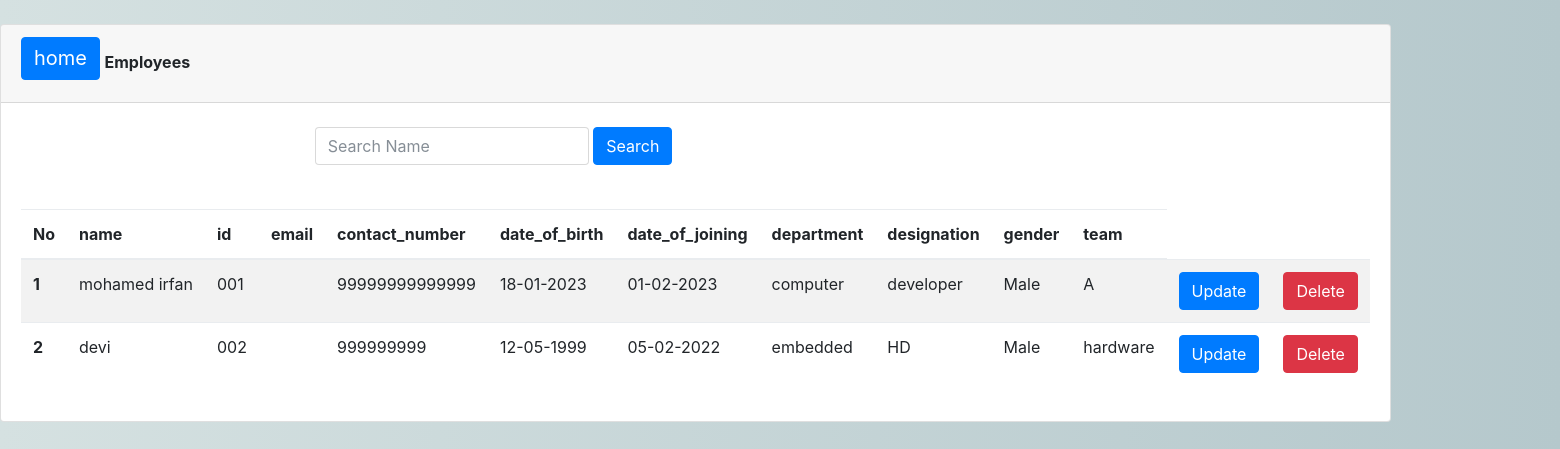
/employee_view/, run on an earlier commit of the app's database.
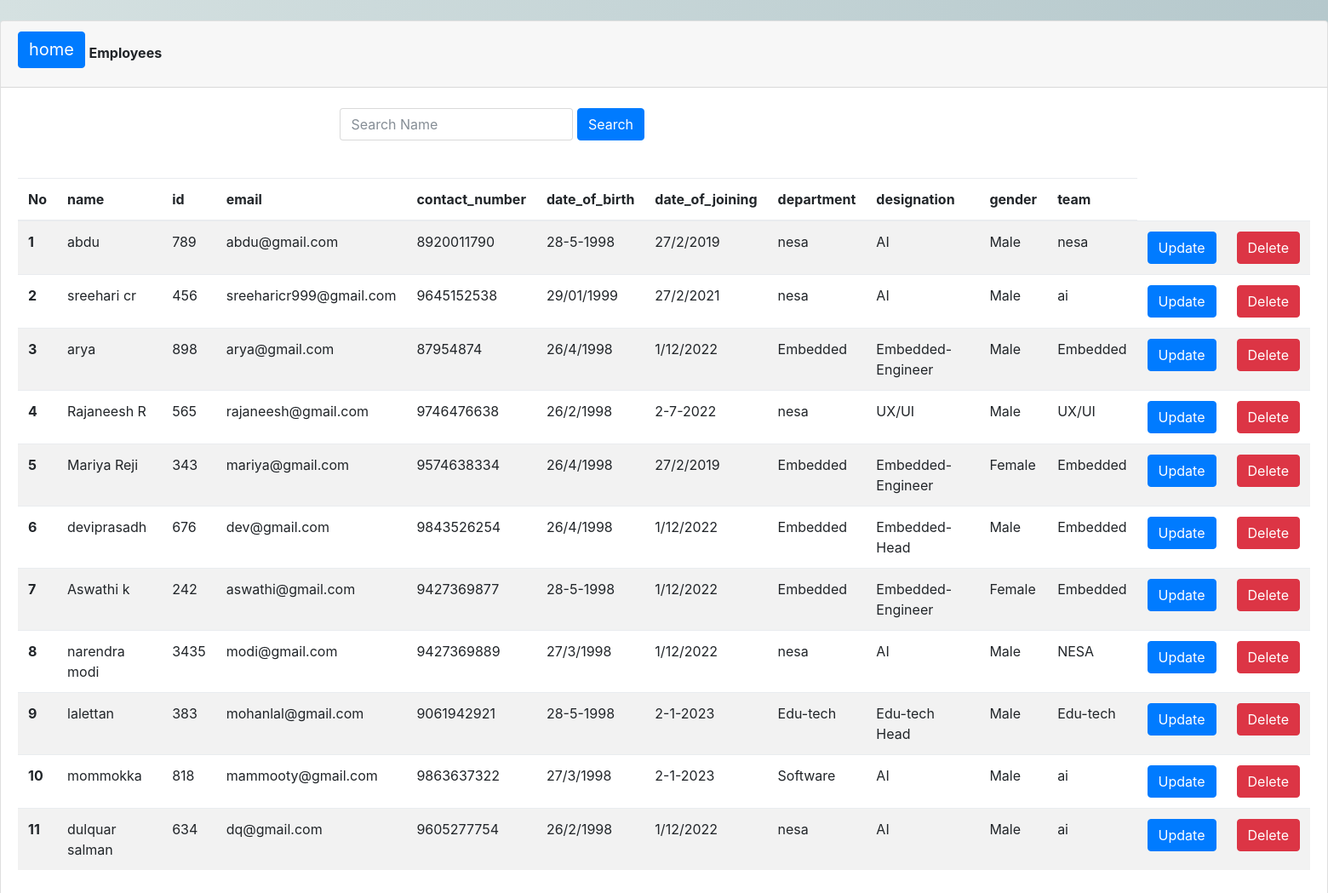
And on a later commit of the database.
### app/models.py (models this page shows, shortened)
class Employee(models.Model):
	user = models.OneToOneField(Login, on_delete=models.CASCADE, related_name='user')
	id = models.CharField(primary_key=True, max_length=10)
	name=models.CharField(max_length=50)
	contact_number = models.CharField(max_length=50)
	date_of_birth = models.CharField(max_length=50)
	date_of_joining = models.CharField(max_length=50)
	department = models.CharField(max_length=50)
	designation = models.CharField(max_length=50)
	gender = models.CharField(max_length=50, choices=sex_choice)
	team = models.CharField(max_length=50)

class Login(AbstractUser):
	is_user=models.BooleanField(default=False)
	email=models.EmailField(max_length=255,unique=True)
	USERNAME_FIELD ='email'
	REQUIRED_FIELDS = ['username']

### app/views.py (the view)
# urls.py: path('employee_view/', views.employee_view, name='employee_view'),
def employee_view(request):
    n = Employee.objects.all()
    userFilter = EmployeeFilter(request.GET, queryset=n)
    n = userFilter.qs
    context = {
        'employee': n,
        'userFilter': userFilter,
    }
    return render(request, 'admintemp/user.html', context)

### app/templates/admintemp/user.html (shortened to what this page needs)
{% extends 'base.html' %}
{% block content %}
<div>
    <div class="card">
        <div class="card-header">
            <a class="btn btn-primary"  href="{% url 'index' %}" style="font-size: 20px; margin-bottom: 10px;">home</a>
            <strong class="card-title">Employees</strong>
        </div>
        <br>
        <div class="row">
            <div class="col-lg-6">
                <form method="get" class="form-inline " style="float:right;">
                    <div class="md-form my-0">
                        {{userFilter.form }}
                        <button class="btn btn-primary mr-2" type="submit">Search</button>
                    </div>
                </form>
            </div>
        </div>
        <br>
        <div class="card-body" >
            <table class="table table-striped">
                <thead>
                <tr>
                    <th scope="col">No</th>
                    <th scope="col">name</th>
                    <th scope="col">id</th>
                    <th scope="col">email</th>
                    <th scope="col">contact_number</th>
                    <th scope="col">date_of_birth</th>
                    <th scope="col">date_of_joining</th>
                    <th scope="col">department</th>
                    <th scope="col">designation</th>
                    <th scope="col">gender</th>
                    <th scope="col">team</th>
                </tr>
                </thead>
                <tbody>
                {% for n in employee %}
                <tr>
                    <th scope="row">{{forloop.counter}}</th>
                    <td>{{n.name}}</td>
                    <td>{{n.id}}</td>
                    <td>{{n.user}}</td>
                    <td>{{n.contact_number}}</td>
                    <td>{{n.date_of_birth}}</td>
                    <td>{{n.date_of_joining}}</td>
                    <td>{{n.department}}</td>
                    <td>{{n.designation}}</td>
                    <td>{{n.gender}}</td>
                    <td>{{n.team}}</td>
                    <td><a href="{% url 'employee_update' n.id %}">
                        <button type="button" class="btn btn-primary">Update</button>
                    </a></td>
                    <td>
                        <form action="{% url 'employee_delete' n.id %}" method="post"
                              style="display: inline;" onsubmit="window.mytest()">
                            <button type="submit"
                                    class="btn btn-danger waves-effect width-md waves-light">Delete
                            </button>
                        </form>
                    </td>
                </tr>
                {% empty %}
                <tr>
                    <td colspan="9"><h3>No Results Found</h3></td>
                </tr>
                {% endfor %}
                </tbody>
            </table>
        </div>
    </div>
</div>
{% endblock %}

### app/templates/base.html (shortened to what this page needs)
{% load static %}
<!DOCTYPE html>
<html>
<head>
	<link href="https://stackpath.bootstrapcdn.com/bootstrap/4.1.3/css/bootstrap.min.css" rel="stylesheet">
	<link rel="stylesheet" href="{% static 'css/bootstrap.css' %}">
	<link rel="stylesheet" href="{% static 'css/main.css' %}">
</head>
<body>
	<br>
	{% block content %}{% endblock %}
</body>
</html>

### app/static/css/main.css (style rules this page uses)
body { background-image: -moz-linear-gradient(0deg, #d5e1e1 0%, #b5c8cc 100%); background-image: -webkit-linear-gradient(0deg, #d5e1e1 0%, #b5c8cc 100%); background-image: -ms-linear-gradient(0deg, #d5e1e1 0%, #b5c8cc 100%); }

What changed in the data, as far as the page shows it:
removed Employee: name "mohamed irfan", id "001", contact_number "99999999999999", date_of_birth "18-01-2023", date_of_joining "01-02-2023", department "computer", designation "developer", gender "Male", team "A"
removed Employee: name "devi", id "002", contact_number "999999999", date_of_birth "12-05-1999", date_of_joining "05-02-2022", department "embedded", designation "HD", gender "Male", team "hardware"
added Employee: name "abdu", id "789", user "abdu@gmail.com", contact_number "8920011790", date_of_birth "28-5-1998", date_of_joining "27/2/2019", department "nesa", designation "AI", gender "Male", team "nesa"
added Employee: name "sreehari cr", id "456", user "sreeharicr999@gmail.com", contact_number "9645152538", date_of_birth "29/01/1999", date_of_joining "27/2/2021", department "nesa", designation "AI", gender "Male", team "ai"
added Employee: name "arya", id "898", user "arya@gmail.com", contact_number "87954874", date_of_birth "26/4/1998", date_of_joining "1/12/2022", department "Embedded", designation "Embedded-Engineer", gender "Male", team "Embedded"
added Employee: name "Rajaneesh R", id "565", user "rajaneesh@gmail.com", contact_number "9746476638", date_of_birth "26/2/1998", date_of_joining "2-7-2022", department "nesa", designation "UX/UI", gender "Male", team "UX/UI"
added Employee: name "Mariya Reji", id "343", user "mariya@gmail.com", contact_number "9574638334", date_of_birth "26/4/1998", date_of_joining "27/2/2019", department "Embedded", designation "Embedded-Engineer", gender "Female", team "Embedded"
added Employee: name "deviprasadh", id "676", user "dev@gmail.com", contact_number "9843526254", date_of_birth "26/4/1998", date_of_joining "1/12/2022", department "Embedded", designation "Embedded-Head", gender "Male", team "Embedded"
added Employee: name "Aswathi k", id "242", user "aswathi@gmail.com", contact_number "9427369877", date_of_birth "28-5-1998", date_of_joining "1/12/2022", department "Embedded", designation "Embedded-Engineer", gender "Female", team "Embedded"
added Employee: name "narendra modi", id "3435", user "modi@gmail.com", contact_number "9427369889", date_of_birth "27/3/1998", date_of_joining "1/12/2022", department "nesa", designation "AI", gender "Male", team "NESA"
added Employee: name "lalettan", id "383", user "mohanlal@gmail.com", contact_number "9061942921", date_of_birth "28-5-1998", date_of_joining "2-1-2023", department "Edu-tech", designation "Edu-tech Head", gender "Male", team "Edu-tech"
added Employee: name "mommokka", id "818", user "mammooty@gmail.com", contact_number "9863637322", date_of_birth "27/3/1998", date_of_joining "2-1-2023", department "Software", designation "AI", gender "Male", team "ai"
added Employee: name "dulquar salman", id "634", user "dq@gmail.com", contact_number "9605277754", date_of_birth "26/2/1998", date_of_joining "1/12/2022", department "nesa", designation "AI", gender "Male", team "ai"
